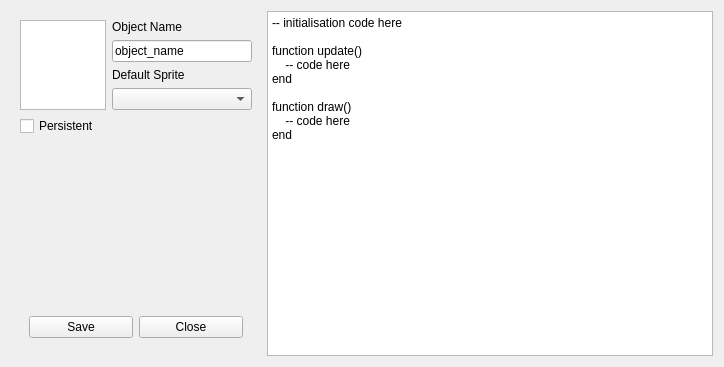
<?xml version="1.0" encoding="UTF-8"?>
<ui version="4.0">
 <class>ObjectEditor</class>
 <widget class="QWidget" name="ObjectEditor">
  <property name="geometry">
   <rect>
    <x>0</x>
    <y>0</y>
    <width>724</width>
    <height>367</height>
   </rect>
  </property>
  <property name="windowTitle">
   <string>Form</string>
  </property>
  <layout class="QHBoxLayout" name="horizontalLayout_2">
   <item alignment="Qt::AlignTop">
    <widget class="QWidget" name="widget" native="true">
     <property name="sizePolicy">
      <sizepolicy hsizetype="Preferred" vsizetype="Preferred">
       <horstretch>0</horstretch>
       <verstretch>0</verstretch>
      </sizepolicy>
     </property>
     <property name="maximumSize">
      <size>
       <width>250</width>
       <height>16777215</height>
      </size>
     </property>
     <layout class="QVBoxLayout" name="verticalLayout">
      <item alignment="Qt::AlignTop">
       <widget class="QWidget" name="horizontalWidget" native="true">
        <property name="maximumSize">
         <size>
          <width>16777215</width>
          <height>95</height>
         </size>
        </property>
        <layout class="QHBoxLayout" name="horizontalLayout">
         <property name="leftMargin">
          <number>0</number>
         </property>
         <property name="topMargin">
          <number>0</number>
         </property>
         <property name="rightMargin">
          <number>0</number>
         </property>
         <property name="bottomMargin">
          <number>0</number>
         </property>
         <item>
          <widget class="QGraphicsView" name="objectSpritePreview">
           <property name="maximumSize">
            <size>
             <width>86</width>
             <height>16777215</height>
            </size>
           </property>
          </widget>
         </item>
         <item>
          <layout class="QVBoxLayout" name="verticalLayout_2">
           <item>
            <widget class="QLabel" name="label_2">
             <property name="text">
              <string>Object Name</string>
             </property>
            </widget>
           </item>
           <item>
            <widget class="QLineEdit" name="objectNameEdit">
             <property name="text">
              <string>object_name</string>
             </property>
            </widget>
           </item>
           <item>
            <widget class="QLabel" name="label">
             <property name="text">
              <string>Default Sprite</string>
             </property>
            </widget>
           </item>
           <item>
            <widget class="QComboBox" name="objectDefaultSpriteDropdown"/>
           </item>
          </layout>
         </item>
        </layout>
       </widget>
      </item>
      <item>
       <layout class="QGridLayout" name="gridLayout">
        <item row="0" column="0">
         <widget class="QCheckBox" name="objectPersistent">
          <property name="text">
           <string>Persistent</string>
          </property>
         </widget>
        </item>
       </layout>
      </item>
      <item>
       <spacer name="verticalSpacer">
        <property name="orientation">
         <enum>Qt::Vertical</enum>
        </property>
        <property name="sizeType">
         <enum>QSizePolicy::Expanding</enum>
        </property>
        <property name="sizeHint" stdset="0">
         <size>
          <width>20</width>
          <height>1000000</height>
         </size>
        </property>
       </spacer>
      </item>
      <item>
       <widget class="QWidget" name="widget_2" native="true">
        <layout class="QHBoxLayout" name="horizontalLayout_3">
         <item>
          <widget class="QPushButton" name="objectSave">
           <property name="text">
            <string>Save</string>
           </property>
          </widget>
         </item>
         <item>
          <widget class="QPushButton" name="objectClose">
           <property name="text">
            <string>Close</string>
           </property>
          </widget>
         </item>
        </layout>
       </widget>
      </item>
     </layout>
    </widget>
   </item>
   <item>
    <widget class="QPlainTextEdit" name="objectCodeEditor">
     <property name="plainText">
      <string>-- initialisation code here

function update()
    -- code here
end

function draw()
    -- code here
end</string>
     </property>
    </widget>
   </item>
  </layout>
 </widget>
 <resources/>
 <connections/>
</ui>
